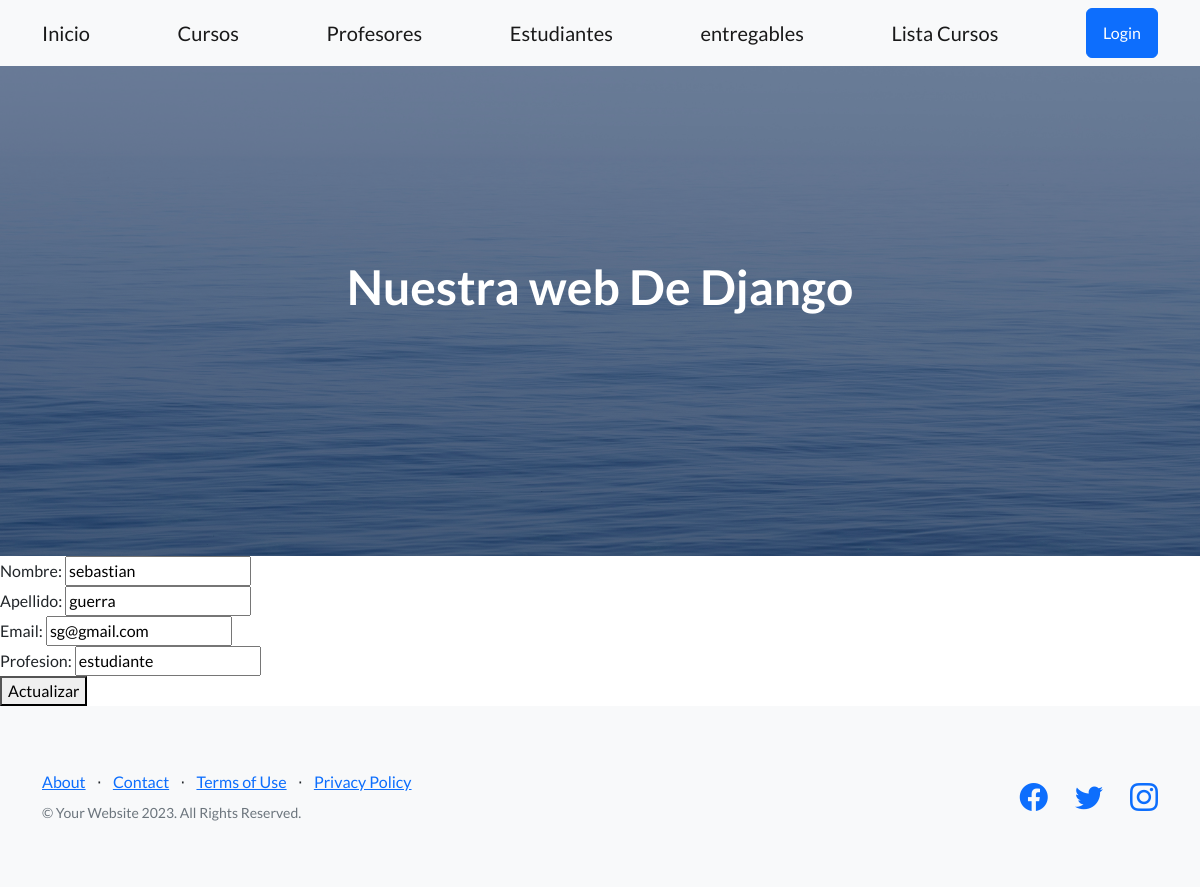
The page /app-coder/edita-profesores/2 on the database its author committed.
### AppCoder/models.py (models this page shows, shortened)
class Profesor(models.Model):
    nombre = models.CharField(max_length=40)
    apellido = models.CharField(max_length=40)
    email = models.EmailField()
    profesion = models.CharField(max_length=50)
    cursos = models.ManyToManyField(Curso, null=True, blank=True)

### AppCoder/views.py (the view)
# urls.py: path('edita-profesores/<int:id>', edita_profesor, name="editararProfesores"),
def edita_profesor(req, id):
    profesor = Profesor.objects.get(id=id)
    print('method', req.method)
    print('POST', req.POST)
    if req.method == 'POST':
        miFormulario = ProfesorFormulario(req.POST)
        if miFormulario.is_valid():
            data = miFormulario.cleaned_data
            profesor.nombre = data["nombre"]
            profesor.apellido = data["apellido"]
            profesor.email = data["email"]
            profesor.profesion = data["profesion"]
            profesor.save()
            profesores = Profesor.objects.all()
            return render(req, "listaProfesores.html", {"profesores": profesores})
    else:
        miFormulario = ProfesorFormulario(initial={
            "nombre": profesor.nombre,
            "apellido": profesor.apellido,
            "email": profesor.email,
            "profesion": profesor.profesion,
        })
        return render(req, "editarProfesor.html", {"miFormulario": miFormulario, "id": profesor.id})

### AppCoder/forms.py
class ProfesorFormulario(forms.Form):
    nombre = forms.CharField(max_length=30)
    apellido = forms.CharField(max_length=30)
    email = forms.EmailField()
    profesion = forms.CharField(max_length=30)

### AppCoder/templates/editarProfesor.html
{% extends 'padre.html' %}
{% block contenidoQuecambia %}
    <form action="{% url 'editararProfesores' id %}" method="post">{% csrf_token %}
        {{miFormulario.as_div}}
        <button type="submit"> Actualizar </button>
    </form>
{% endblock contenidoQuecambia %}

### rows shown on the page
Profesor: nombre "sebastian", apellido "guerra", email "sg@gmail.com", profesion "estudiante"
